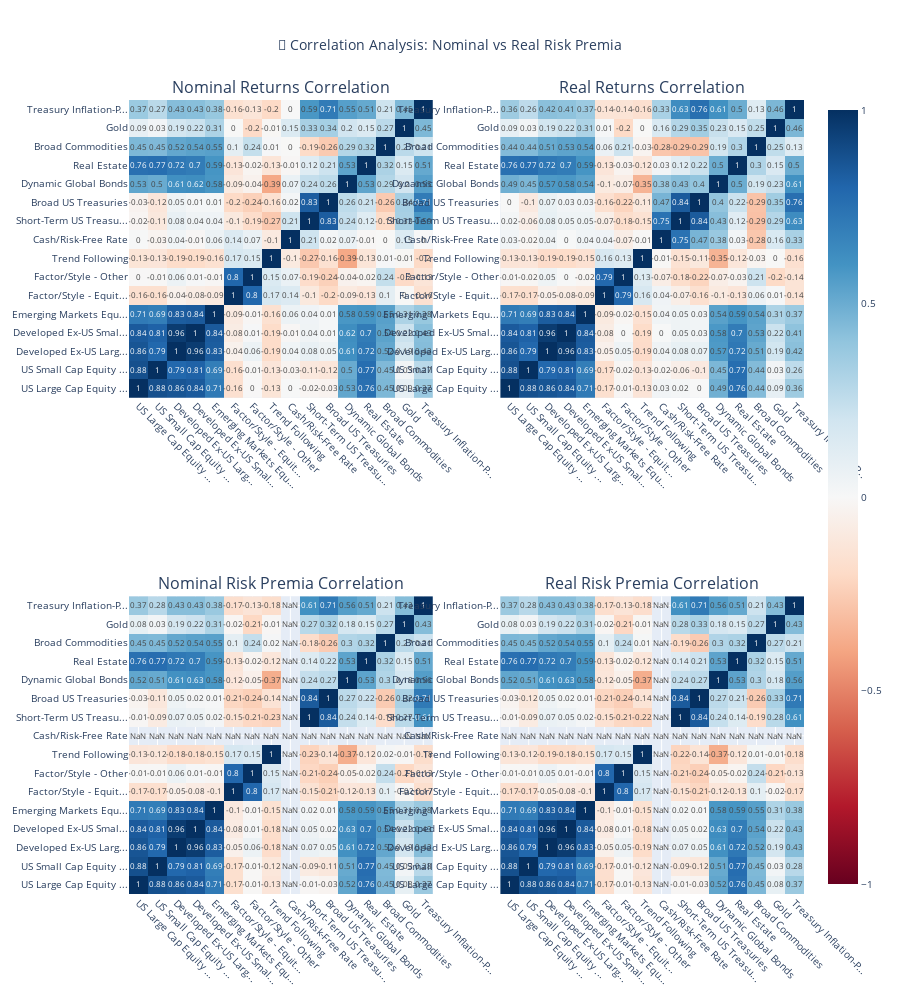

Source (notebook cell):
### Markdown cell above
## 9. Correlation Analysis: Nominal vs Real Risk Premia

### Code cell
# Comprehensive correlation analysis for risk premia across the exposure universe
print("🔗 CORRELATION ANALYSIS: NOMINAL vs REAL RISK PREMIA")
print("=" * 65)

if decomposition_results and len(decomposition_results) >= 3:  # Need at least 3 exposures for meaningful correlation
    
    # Step 1: Extract time series data for all exposures
    print("📊 Extracting time series data for correlation analysis...")
    
    # Create DataFrames for different return components
    nominal_returns_df = pd.DataFrame()
    real_returns_df = pd.DataFrame()
    risk_premia_df = pd.DataFrame()
    real_risk_premia_df = pd.DataFrame()
    
    exposure_names = {}  # Map exposure_id to readable names
    
    for exp_id, result in decomposition_results.items():
        decomposition_df = result['decomposition']
        
        if not decomposition_df.empty:
            exposure_info = universe.get_exposure(exp_id)
            display_name = exposure_info.name[:20] + "..." if len(exposure_info.name) > 20 else exposure_info.name
            exposure_names[exp_id] = display_name
            
            # Extract time series
            nominal_returns_df[exp_id] = decomposition_df['total_return']
            
            # Calculate real returns: (1 + nominal) / (1 + inflation) - 1
            real_returns = (1 + decomposition_df['total_return']) / (1 + decomposition_df['inflation']) - 1
            real_returns_df[exp_id] = real_returns
            
            # Risk premium = Total Return - Risk-Free Rate
            risk_premia_df[exp_id] = decomposition_df['spread']
            
            # Real risk premium = Real Return - Real Risk-Free Rate
            real_rf_rate = (1 + decomposition_df['nominal_rf_rate']) / (1 + decomposition_df['inflation']) - 1
            real_risk_premia_df[exp_id] = real_returns - real_rf_rate
    
    print(f"✅ Collected data for {len(nominal_returns_df.columns)} exposures")
    print(f"📅 Analysis period: {nominal_returns_df.index[0].date()} to {nominal_returns_df.index[-1].date()}")
    
    # Step 2: Calculate correlation matrices
    nominal_corr = nominal_returns_df.corr()
    real_corr = real_returns_df.corr()
    risk_premium_corr = risk_premia_df.corr()
    real_risk_premium_corr = real_risk_premia_df.corr()
    
    # Step 3: Create comprehensive correlation visualization
    fig = make_subplots(
        rows=2, cols=2,
        subplot_titles=(
            "Nominal Returns Correlation",
            "Real Returns Correlation", 
            "Nominal Risk Premia Correlation",
            "Real Risk Premia Correlation"
        ),
        specs=[[{"type": "heatmap"}, {"type": "heatmap"}],
               [{"type": "heatmap"}, {"type": "heatmap"}]]
    )
    
    # Create readable labels
    readable_labels = [exposure_names.get(exp_id, exp_id) for exp_id in nominal_corr.index]
    
    # 1. Nominal Returns Correlation Heatmap
    fig.add_trace(
        go.Heatmap(
            z=nominal_corr.values,
            x=readable_labels,
            y=readable_labels,
            colorscale='RdBu',
            zmid=0,
            zmin=-1,
            zmax=1,
            showscale=False,
            text=np.round(nominal_corr.values, 2),
            texttemplate="%{text}",
            textfont={"size": 8},
            hovertemplate="<b>%{y}</b> vs <b>%{x}</b><br>Correlation: %{z:.3f}<extra></extra>"
        ),
        row=1, col=1
    )
    
    # 2. Real Returns Correlation Heatmap  
    fig.add_trace(
        go.Heatmap(
            z=real_corr.values,
            x=readable_labels,
            y=readable_labels,
            colorscale='RdBu',
            zmid=0,
            zmin=-1,
            zmax=1,
            showscale=False,
            text=np.round(real_corr.values, 2),
            texttemplate="%{text}",
            textfont={"size": 8},
            hovertemplate="<b>%{y}</b> vs <b>%{x}</b><br>Real Correlation: %{z:.3f}<extra></extra>"
        ),
        row=1, col=2
    )
    
    # 3. Nominal Risk Premia Correlation Heatmap
    fig.add_trace(
        go.Heatmap(
            z=risk_premium_corr.values,
            x=readable_labels,
            y=readable_labels,
            colorscale='RdBu',
            zmid=0,
            zmin=-1,
            zmax=1,
            showscale=False,
            text=np.round(risk_premium_corr.values, 2),
            texttemplate="%{text}",
            textfont={"size": 8},
            hovertemplate="<b>%{y}</b> vs <b>%{x}</b><br>Risk Premium Correlation: %{z:.3f}<extra></extra>"
        ),
        row=2, col=1
    )
    
    # 4. Real Risk Premia Correlation Heatmap
    fig.add_trace(
        go.Heatmap(
            z=real_risk_premium_corr.values,
            x=readable_labels,
            y=readable_labels,
            colorscale='RdBu',
            zmid=0,
            zmin=-1,
            zmax=1,
            showscale=True,
            text=np.round(real_risk_premium_corr.values, 2),
            texttemplate="%{text}",
            textfont={"size": 8},
            hovertemplate="<b>%{y}</b> vs <b>%{x}</b><br>Real Risk Premium Correlation: %{z:.3f}<extra></extra>"
        ),
        row=2, col=2
    )
    
    # Update layout
    fig.update_layout(
        title_text="🔗 Correlation Analysis: Nominal vs Real Risk Premia",
        title_x=0.5,
        height=1000,
        font=dict(size=10)
    )
    
    # Update axes to rotate labels
    for i in range(1, 3):
        for j in range(1, 3):
            fig.update_xaxes(tickangle=45, row=i, col=j)
            fig.update_yaxes(tickangle=0, row=i, col=j)
    
    fig.show()
    
    # Step 4: Calculate and display correlation statistics
    print("\n📈 CORRELATION ANALYSIS INSIGHTS")
    print("=" * 40)
    
    # Average correlations by category
    if not decomp_summary_df.empty:
        # Map exposure IDs to categories
        exp_to_category = dict(zip(decomp_summary_df['exposure_id'], decomp_summary_df['category']))
        
        # Calculate within-category and cross-category correlations
        within_category_corr = {'nominal': [], 'real': [], 'risk_premium': [], 'real_risk_premium': []}
        cross_category_corr = {'nominal': [], 'real': [], 'risk_premium': [], 'real_risk_premium': []}
        
        corr_matrices = {
            'nominal': nominal_corr,
            'real': real_corr, 
            'risk_premium': risk_premium_corr,
            'real_risk_premium': real_risk_premium_corr
        }
        
        for corr_type, corr_matrix in corr_matrices.items():
            for i, exp1 in enumerate(corr_matrix.index):
                for j, exp2 in enumerate(corr_matrix.columns):
                    if i < j:  # Avoid double counting and diagonal
                        corr_val = corr_matrix.iloc[i, j]
                        if not np.isnan(corr_val):
                            cat1 = exp_to_category.get(exp1, 'unknown')
                            cat2 = exp_to_category.get(exp2, 'unknown')
                            
                            if cat1 == cat2 and cat1 != 'unknown':
                                within_category_corr[corr_type].append(corr_val)
                            elif cat1 != 'unknown' and cat2 != 'unknown':
                                cross_category_corr[corr_type].append(corr_val)
        
        # Print correlation insights
        print("🏷️ WITHIN-CATEGORY vs CROSS-CATEGORY CORRELATIONS:")
        print("-" * 50)
        
        for corr_type in ['nominal', 'real', 'risk_premium', 'real_risk_premium']:
            within_avg = np.mean(within_category_corr[corr_type]) if within_category_corr[corr_type] else 0
            cross_avg = np.mean(cross_category_corr[corr_type]) if cross_category_corr[corr_type] else 0
            
            print(f"{corr_type.replace('_', ' ').title()}:")
            print(f"  Within-category: {within_avg:.3f} (avg of {len(within_category_corr[corr_type])} pairs)")
            print(f"  Cross-category:  {cross_avg:.3f} (avg of {len(cross_category_corr[corr_type])} pairs)")
            print(f"  Difference:      {within_avg - cross_avg:.3f}")
            print()
    
    # Step 5: Identify highest and lowest correlations
    print("🔍 EXTREME CORRELATIONS:")
    print("-" * 30)
    
    def find_extreme_correlations(corr_matrix, matrix_name):
        # Get upper triangle (avoid duplicates and diagonal)
        mask = np.triu(np.ones_like(corr_matrix, dtype=bool), k=1)
        correlations = []
        
        for i in range(len(corr_matrix)):
            for j in range(len(corr_matrix.columns)):
                if mask[i, j] and not np.isnan(corr_matrix.iloc[i, j]):
                    exp1 = corr_matrix.index[i]
                    exp2 = corr_matrix.columns[j]
                    corr_val = corr_matrix.iloc[i, j]
                    correlations.append((exp1, exp2, corr_val))
        
        # Sort by correlation value
        correlations.sort(key=lambda x: x[2], reverse=True)
        
        print(f"\n{matrix_name}:")
        print("  Highest correlations:")
        for exp1, exp2, corr in correlations[:3]:
            name1 = exposure_names.get(exp1, exp1)[:15]
            name2 = exposure_names.get(exp2, exp2)[:15]
            print(f"    {name1} - {name2}: {corr:.3f}")
        
        print("  Lowest correlations:")
        for exp1, exp2, corr in correlations[-3:]:
            name1 = exposure_names.get(exp1, exp1)[:15]
            name2 = exposure_names.get(exp2, exp2)[:15]
            print(f"    {name1} - {name2}: {corr:.3f}")
    
    find_extreme_correlations(risk_premium_corr, "Nominal Risk Premia")
    find_extreme_correlations(real_risk_premium_corr, "Real Risk Premia")
    
    # Step 6: Inflation adjustment impact on correlations
    print(f"\n💡 INFLATION ADJUSTMENT IMPACT:")
    print("-" * 35)
    
    # Compare correlations before and after inflation adjustment
    corr_differences = real_risk_premium_corr - risk_premium_corr
    
    # Find pairs where inflation adjustment had the biggest impact
    mask = np.triu(np.ones_like(corr_differences, dtype=bool), k=1)
    changes = []
    
    for i in range(len(corr_differences)):
        for j in range(len(corr_differences.columns)):
            if mask[i, j] and not np.isnan(corr_differences.iloc[i, j]):
                exp1 = corr_differences.index[i]
                exp2 = corr_differences.columns[j]
                change = corr_differences.iloc[i, j]
                changes.append((exp1, exp2, change))
    
    changes.sort(key=lambda x: abs(x[2]), reverse=True)
    
    print("Biggest changes in correlation after inflation adjustment:")
    for exp1, exp2, change in changes[:5]:
        name1 = exposure_names.get(exp1, exp1)[:15]
        name2 = exposure_names.get(exp2, exp2)[:15]
        direction = "increased" if change > 0 else "decreased"
        print(f"  {name1} - {name2}: {direction} by {abs(change):.3f}")
    
    avg_abs_change = np.mean(np.abs([change for _, _, change in changes]))
    print(f"\nAverage absolute change in correlation: {avg_abs_change:.3f}")
    
    print(f"\n✅ Correlation analysis complete!")
    print(f"📊 Analyzed {len(nominal_returns_df.columns)} exposures over {len(nominal_returns_df)} time periods")

else:
    print("❌ Insufficient data for correlation analysis")
    print(f"   Available exposures: {len(decomposition_results) if decomposition_results else 0}")
    print("   Minimum required: 3")

### Figure 1 — Plotly figure (JSON) as saved in the notebook; plotly's stock layout.template omitted (floating-point values rounded to 4 significant figures; data arrays with more than 128 entries replaced by an {"elided": "..."} marker saying what was removed)
{"data": [{"colorscale": [[0, "rgb(103,0,31)"], [0.1, "rgb(178,24,43)"], [0.2, "rgb(214,96,77)"], [0.3, "rgb(244,165,130)"], [0.4, "rgb(253,219,199)"], [0.5, "rgb(247,247,247)"], [0.6, "rgb(209,229,240)"], [0.7, "rgb(146,197,222)"], [0.8, "rgb(67,147,195)"], [0.9, "rgb(33,102,172)"], [1, "rgb(5,48,97)"]], "hovertemplate": "<b>%{y}</b> vs <b>%{x}</b><br>Correlation: %{z:.3f}<extra></extra>", "showscale": false, "text": {"elided": "16x16 float values"}, "textfont": {"size": 8}, "texttemplate": "%{text}", "type": "heatmap", "x": ["US Large Cap Equity ...", "US Small Cap Equity ...", "Developed Ex-US Larg...", "Developed Ex-US Smal...", "Emerging Markets Equ...", "Factor/Style - Equit...", "Factor/Style - Other", "Trend Following", "Cash/Risk-Free Rate", "Short-Term US Treasu...", "Broad US Treasuries", "Dynamic Global Bonds", "Real Estate", "Broad Commodities", "Gold", "Treasury Inflation-P..."], "xaxis": "x", "y": ["US Large Cap Equity ...", "US Small Cap Equity ...", "Developed Ex-US Larg...", "Developed Ex-US Smal...", "Emerging Markets Equ...", "Factor/Style - Equit...", "Factor/Style - Other", "Trend Following", "Cash/Risk-Free Rate", "Short-Term US Treasu...", "Broad US Treasuries", "Dynamic Global Bonds", "Real Estate", "Broad Commodities", "Gold", "Treasury Inflation-P..."], "yaxis": "y", "z": {"elided": "16x16 float values"}, "zmax": 1, "zmid": 0, "zmin": -1}, {"colorscale": [[0, "rgb(103,0,31)"], [0.1, "rgb(178,24,43)"], [0.2, "rgb(214,96,77)"], [0.3, "rgb(244,165,130)"], [0.4, "rgb(253,219,199)"], [0.5, "rgb(247,247,247)"], [0.6, "rgb(209,229,240)"], [0.7, "rgb(146,197,222)"], [0.8, "rgb(67,147,195)"], [0.9, "rgb(33,102,172)"], [1, "rgb(5,48,97)"]], "hovertemplate": "<b>%{y}</b> vs <b>%{x}</b><br>Real Correlation: %{z:.3f}<extra></extra>", "showscale": false, "text": {"elided": "16x16 float values"}, "textfont": {"size": 8}, "texttemplate": "%{text}", "type": "heatmap", "x": ["US Large Cap Equity ...", "US Small Cap Equity ...", "Developed Ex-US Larg...", "Developed Ex-US Smal...", "Emerging Markets Equ...", "Factor/Style - Equit...", "Factor/Style - Other", "Trend Following", "Cash/Risk-Free Rate", "Short-Term US Treasu...", "Broad US Treasuries", "Dynamic Global Bonds", "Real Estate", "Broad Commodities", "Gold", "Treasury Inflation-P..."], "xaxis": "x2", "y": ["US Large Cap Equity ...", "US Small Cap Equity ...", "Developed Ex-US Larg...", "Developed Ex-US Smal...", "Emerging Markets Equ...", "Factor/Style - Equit...", "Factor/Style - Other", "Trend Following", "Cash/Risk-Free Rate", "Short-Term US Treasu...", "Broad US Treasuries", "Dynamic Global Bonds", "Real Estate", "Broad Commodities", "Gold", "Treasury Inflation-P..."], "yaxis": "y2", "z": {"elided": "16x16 float values"}, "zmax": 1, "zmid": 0, "zmin": -1}, {"colorscale": [[0, "rgb(103,0,31)"], [0.1, "rgb(178,24,43)"], [0.2, "rgb(214,96,77)"], [0.3, "rgb(244,165,130)"], [0.4, "rgb(253,219,199)"], [0.5, "rgb(247,247,247)"], [0.6, "rgb(209,229,240)"], [0.7, "rgb(146,197,222)"], [0.8, "rgb(67,147,195)"], [0.9, "rgb(33,102,172)"], [1, "rgb(5,48,97)"]], "hovertemplate": "<b>%{y}</b> vs <b>%{x}</b><br>Risk Premium Correlation: %{z:.3f}<extra></extra>", "showscale": false, "text": {"elided": "16x16 float values"}, "textfont": {"size": 8}, "texttemplate": "%{text}", "type": "heatmap", "x": ["US Large Cap Equity ...", "US Small Cap Equity ...", "Developed Ex-US Larg...", "Developed Ex-US Smal...", "Emerging Markets Equ...", "Factor/Style - Equit...", "Factor/Style - Other", "Trend Following", "Cash/Risk-Free Rate", "Short-Term US Treasu...", "Broad US Treasuries", "Dynamic Global Bonds", "Real Estate", "Broad Commodities", "Gold", "Treasury Inflation-P..."], "xaxis": "x3", "y": ["US Large Cap Equity ...", "US Small Cap Equity ...", "Developed Ex-US Larg...", "Developed Ex-US Smal...", "Emerging Markets Equ...", "Factor/Style - Equit...", "Factor/Style - Other", "Trend Following", "Cash/Risk-Free Rate", "Short-Term US Treasu...", "Broad US Treasuries", "Dynamic Global Bonds", "Real Estate", "Broad Commodities", "Gold", "Treasury Inflation-P..."], "yaxis": "y3", "z": {"elided": "16x16 float values"}, "zmax": 1, "zmid": 0, "zmin": -1}, {"colorscale": [[0, "rgb(103,0,31)"], [0.1, "rgb(178,24,43)"], [0.2, "rgb(214,96,77)"], [0.3, "rgb(244,165,130)"], [0.4, "rgb(253,219,199)"], [0.5, "rgb(247,247,247)"], [0.6, "rgb(209,229,240)"], [0.7, "rgb(146,197,222)"], [0.8, "rgb(67,147,195)"], [0.9, "rgb(33,102,172)"], [1, "rgb(5,48,97)"]], "hovertemplate": "<b>%{y}</b> vs <b>%{x}</b><br>Real Risk Premium Correlation: %{z:.3f}<extra></extra>", "showscale": true, "text": {"elided": "16x16 float values"}, "textfont": {"size": 8}, "texttemplate": "%{text}", "type": "heatmap", "x": ["US Large Cap Equity ...", "US Small Cap Equity ...", "Developed Ex-US Larg...", "Developed Ex-US Smal...", "Emerging Markets Equ...", "Factor/Style - Equit...", "Factor/Style - Other", "Trend Following", "Cash/Risk-Free Rate", "Short-Term US Treasu...", "Broad US Treasuries", "Dynamic Global Bonds", "Real Estate", "Broad Commodities", "Gold", "Treasury Inflation-P..."], "xaxis": "x4", "y": ["US Large Cap Equity ...", "US Small Cap Equity ...", "Developed Ex-US Larg...", "Developed Ex-US Smal...", "Emerging Markets Equ...", "Factor/Style - Equit...", "Factor/Style - Other", "Trend Following", "Cash/Risk-Free Rate", "Short-Term US Treasu...", "Broad US Treasuries", "Dynamic Global Bonds", "Real Estate", "Broad Commodities", "Gold", "Treasury Inflation-P..."], "yaxis": "y4", "z": {"elided": "16x16 float values"}, "zmax": 1, "zmid": 0, "zmin": -1}], "layout": {"annotations": [{"font": {"size": 16}, "showarrow": false, "text": "Nominal Returns Correlation", "x": 0.225, "xanchor": "center", "xref": "paper", "y": 1, "yanchor": "bottom", "yref": "paper"}, {"font": {"size": 16}, "showarrow": false, "text": "Real Returns Correlation", "x": 0.775, "xanchor": "center", "xref": "paper", "y": 1, "yanchor": "bottom", "yref": "paper"}, {"font": {"size": 16}, "showarrow": false, "text": "Nominal Risk Premia Correlation", "x": 0.225, "xanchor": "center", "xref": "paper", "y": 0.375, "yanchor": "bottom", "yref": "paper"}, {"font": {"size": 16}, "showarrow": false, "text": "Real Risk Premia Correlation", "x": 0.775, "xanchor": "center", "xref": "paper", "y": 0.375, "yanchor": "bottom", "yref": "paper"}], "font": {"size": 10}, "height": 1000, "title": {"text": "🔗 Correlation Analysis: Nominal vs Real Risk Premia", "x": 0.5}, "xaxis": {"anchor": "y", "domain": [0, 0.45], "tickangle": 45}, "xaxis2": {"anchor": "y2", "domain": [0.55, 1], "tickangle": 45}, "xaxis3": {"anchor": "y3", "domain": [0, 0.45], "tickangle": 45}, "xaxis4": {"anchor": "y4", "domain": [0.55, 1], "tickangle": 45}, "yaxis": {"anchor": "x", "domain": [0.625, 1], "tickangle": 0}, "yaxis2": {"anchor": "x2", "domain": [0.625, 1], "tickangle": 0}, "yaxis3": {"anchor": "x3", "domain": [0, 0.375], "tickangle": 0}, "yaxis4": {"anchor": "x4", "domain": [0, 0.375], "tickangle": 0}}}
